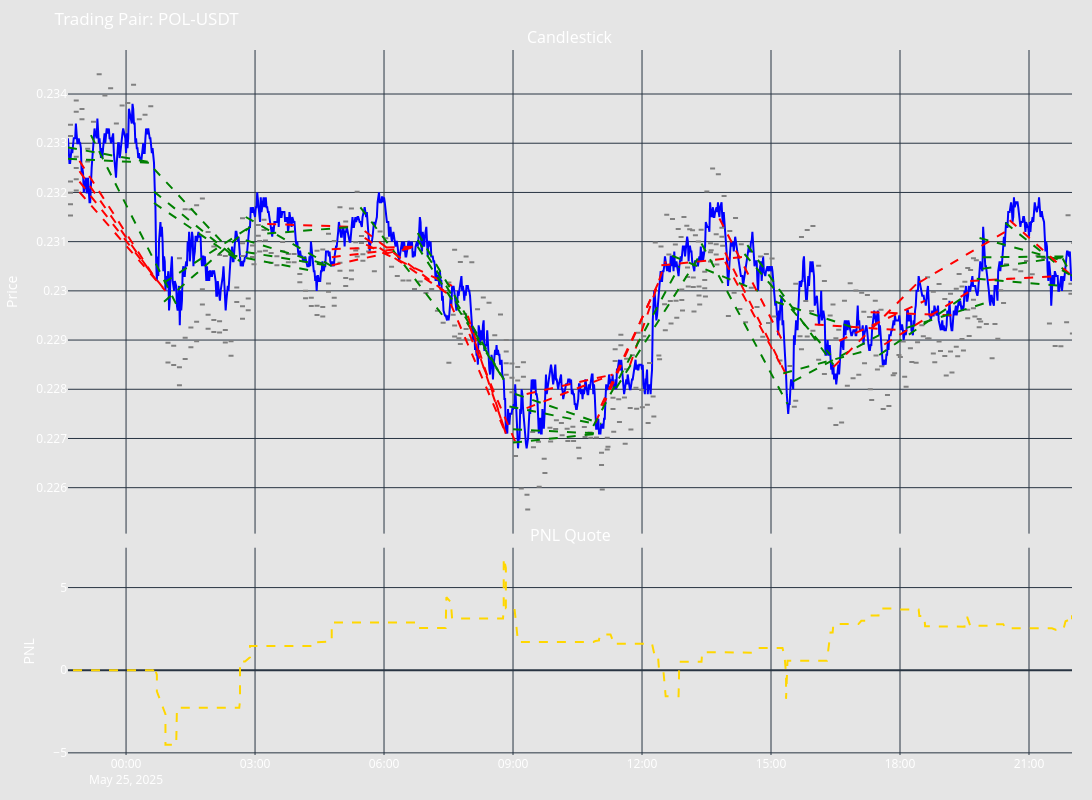

Notebook code for this chart:
### Code cell
# Display the backtesting figure
print("\n=== PERFORMANCE VISUALIZATION ===")
backtesting_result.get_backtesting_figure()
